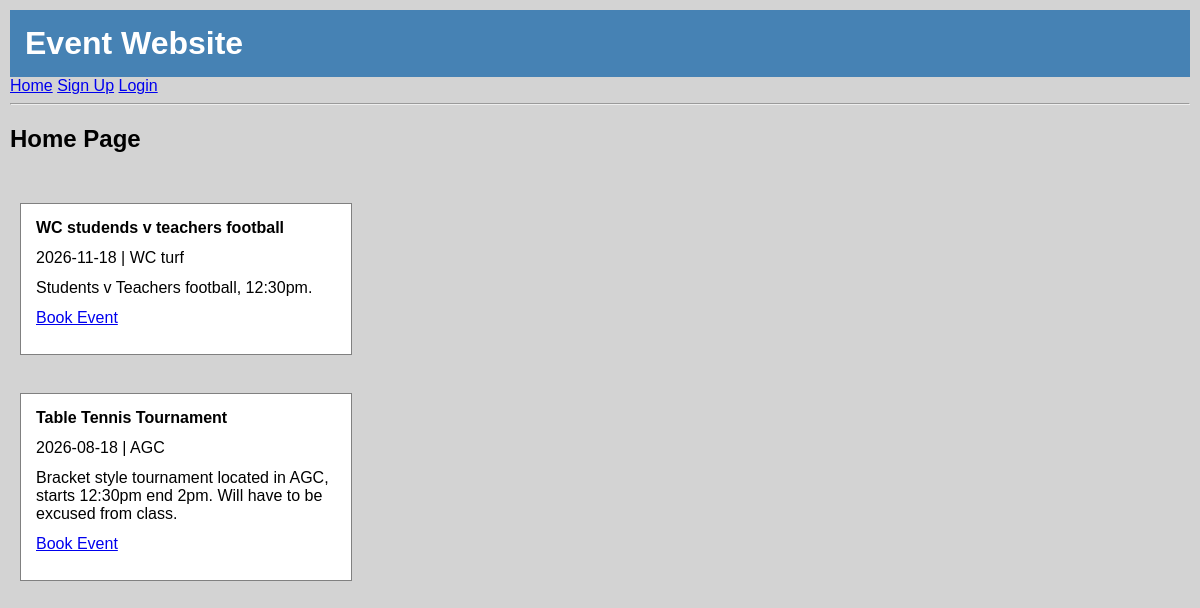
Before: / with the older database file.
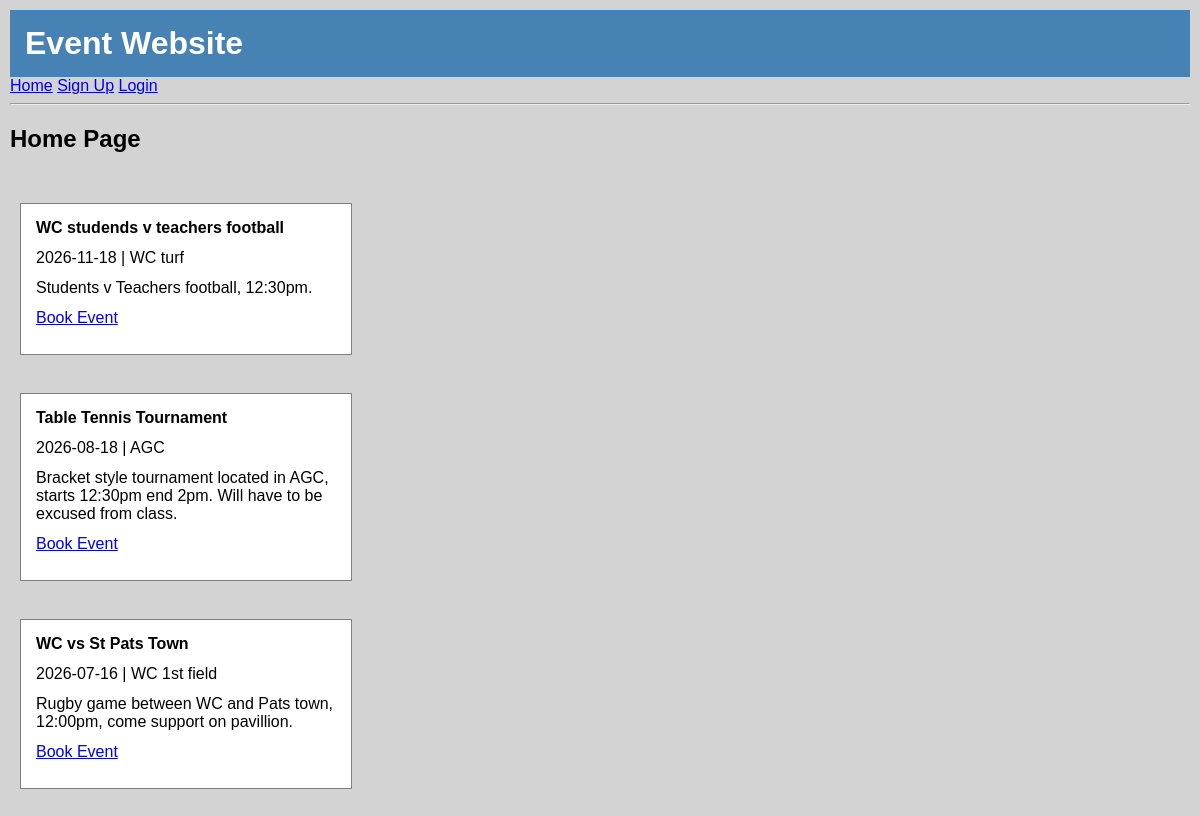
After: the same page with the newer database file.
### tables this page shows
CREATE TABLE "events"
(
    event_id          INTEGER
        primary key autoincrement,
    event_name        TEXT    not null,
    event_date        TEXT    not null,
    event_location    TEXT    not null,
    event_description TEXT    not null,
    fk_user_id        INTEGER not null
);

### app.py (the view)
@app.route('/')
def home():
    con = connect_db()
    cur = con.cursor()
    query = "SELECT * FROM events"
    cur.execute(query)
    event_list = cur.fetchall()
    con.close()
    return render_template("home.html", event_list=event_list)

### app.py (called while the page is built)
def connect_db():
    con = sqlite3.connect("identifier.sqlite")
    con.row_factory = sqlite3.Row
    return con

### templates/home.html
{% extends "base.html" %}
{%  block content %}
<h2>Home Page</h2>
<div class="event-container"></div>
{% for event in event_list %}
    <div class="page-box">
        <div class="form-group">
            <div class="form-label">
                <b>{{ event["event_name"] }}</b>
            </div>
        </div>
        <div class="form-group">
            {{ event["event_date"] }} | {{ event["event_location"] }}
        </div>
        <div class="form-group">
            {{ event ["event_description"] }}
        </div>
        <div class="form-group">
            <a href="/book_event/{{ event['event_id'] }}">Book Event</a>
        </div>
    </div>
    <br>
{% endfor %}
{% endblock %}

### templates/base.html (shortened to what this page needs)
<!DOCTYPE html>
<html lang="en">
<head>
</head>
<body>
    <h1>Event Website</h1>
    <a href="/">Home</a>
    {% if session.get('user_id') == None %}
    <a href="/signup">Sign Up</a>
    <a href="/login">Login</a>
    {% endif %}
    <hr>
    {% block content %}{% endblock %}
</body>
</html>

### templates/base.html (style rules this page uses)
body { font-family: Verdana, Arial, sans-serif; background-color: lightgray; margin: 0; }
h1 { background-color: steelblue; color: white; padding: 15px; margin: 0; }
body { padding: 10px; }
.form-group { margin-bottom: 12px; }
.form-label { font-weight: bold; }
.page-box { background-color: white; border: 1px solid grey; padding: 15px; margin: 10px; width: 300px; }
.event-container { padding: 10px }

Changed rows visible on the page:
added events: event_name "WC vs St Pats Town", event_date "2026-07-16", event_location "WC 1st field", event_description "Rugby game between WC and Pats town, 12:00pm, come support on pavillion."
